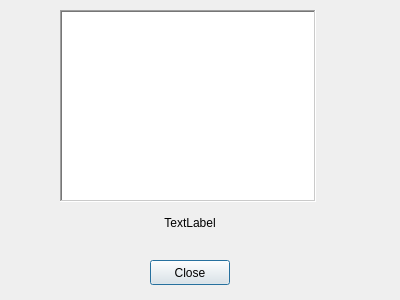
<?xml version="1.0" encoding="UTF-8"?>
<ui version="4.0">
 <class>dlg_about</class>
 <widget class="QDialog" name="dlg_about">
  <property name="geometry">
   <rect>
    <x>0</x>
    <y>0</y>
    <width>400</width>
    <height>300</height>
   </rect>
  </property>
  <property name="minimumSize">
   <size>
    <width>400</width>
    <height>300</height>
   </size>
  </property>
  <property name="maximumSize">
   <size>
    <width>400</width>
    <height>300</height>
   </size>
  </property>
  <property name="windowTitle">
   <string>About</string>
  </property>
  <widget class="QGraphicsView" name="view_icon">
   <property name="geometry">
    <rect>
     <x>60</x>
     <y>10</y>
     <width>256</width>
     <height>192</height>
    </rect>
   </property>
   <property name="frameShape">
    <enum>QFrame::WinPanel</enum>
   </property>
   <property name="frameShadow">
    <enum>QFrame::Sunken</enum>
   </property>
  </widget>
  <widget class="QLabel" name="lbl_MOTD">
   <property name="geometry">
    <rect>
     <x>60</x>
     <y>210</y>
     <width>260</width>
     <height>25</height>
    </rect>
   </property>
   <property name="minimumSize">
    <size>
     <width>256</width>
     <height>25</height>
    </size>
   </property>
   <property name="text">
    <string>TextLabel</string>
   </property>
   <property name="alignment">
    <set>Qt::AlignCenter</set>
   </property>
  </widget>
  <widget class="QPushButton" name="btn_closeAbout">
   <property name="geometry">
    <rect>
     <x>150</x>
     <y>260</y>
     <width>80</width>
     <height>25</height>
    </rect>
   </property>
   <property name="minimumSize">
    <size>
     <width>80</width>
     <height>25</height>
    </size>
   </property>
   <property name="maximumSize">
    <size>
     <width>80</width>
     <height>25</height>
    </size>
   </property>
   <property name="text">
    <string>Close</string>
   </property>
  </widget>
 </widget>
 <resources/>
 <connections/>
</ui>
